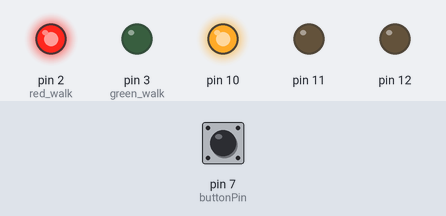
Bench run of a sketch on a simulated Arduino Uno, built with avr-gcc and run on an emulated ATmega328P. Parts: output pins drawn as LEDs (lit = HIGH). Inputs (shaded band) come from the test bench; at power-on: pin 7 (buttonPin) HIGH.

Above: at 1.2 s.
1.3 s: pin 7 (buttonPin) pulled LOW for 0.15 s
At 4.1 s:
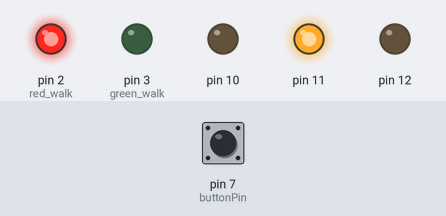
At 10.6 s:
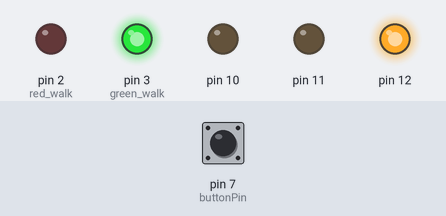
Timing chart, 0 to 12.1 s (numbered marks = the images above; inputs shaded):
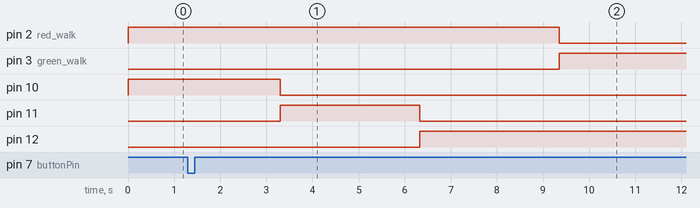

The sketch:

trafficlight.ino
```cpp
// C++ code
//
const int buttonPin = 7;
bool buttonChecker(int ms) {
   for (int i = 0; i<ms;i++){
     if (digitalRead(buttonPin) == LOW) return true;
     delay(1);
  }
  return false;
}

enum State {GREEN,YELLOW,RED,WALK};
State current = GREEN;

void setup() {
  // put your setup code here, to run once:
pinMode(10,OUTPUT);
pinMode(11,OUTPUT);
pinMode(12,OUTPUT);
pinMode(3,OUTPUT); // green walk
pinMode(2,OUTPUT); //red walk
pinMode(buttonPin,INPUT_PULLUP);
}
void loop() {
  // put your main code here, to run repeatedly:
	static bool pressed = false;
  switch (current) {
    case GREEN:
    digitalWrite(10,HIGH);
    digitalWrite(11,LOW);
    digitalWrite(12,LOW);
    digitalWrite(2,HIGH);
    digitalWrite(3,LOW);
    if (buttonChecker(5000)){
      pressed=true;
      delay(2000);
    };
    current = YELLOW;
    break;

    case YELLOW:
    digitalWrite(10,LOW);
    digitalWrite(11,HIGH);
    digitalWrite(12,LOW);
    digitalWrite(2,HIGH);
    digitalWrite(3,LOW);
    if (buttonChecker(3000)) {
      delay(2000);
      pressed=true;
    };
    current = RED;
    break;

    case RED:
    digitalWrite(10,LOW);
    digitalWrite(11,LOW);
    digitalWrite(12,HIGH);
    digitalWrite(2,HIGH);
    digitalWrite(3,LOW);
    if (buttonChecker(3000)) pressed=true;
    if (pressed) {
      current=WALK;
    } else {
      pressed=false;
      current=GREEN;
    };
    break;

    case WALK:
  	digitalWrite(10,LOW);
    digitalWrite(11,LOW);
    digitalWrite(12,HIGH);
    digitalWrite(2,LOW);
    digitalWrite(3,HIGH);
 	delay(7000);
  	pressed=false;
 	current=GREEN;
  	break;

  }
}
```

Measured:
- after the input at 1.3 s, pin 2 (red_walk): HIGH → LOW after 8.1 s; pin 3 (green_walk): LOW → HIGH after 8.1 s
